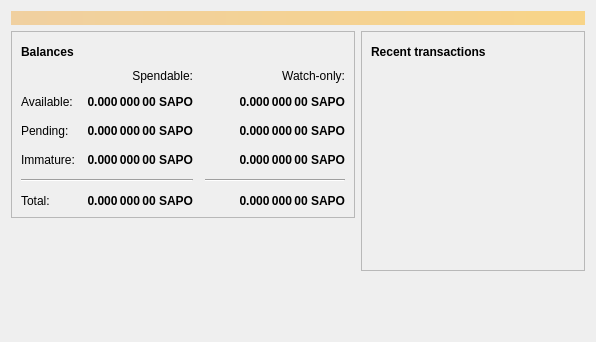
<?xml version="1.0" encoding="UTF-8"?>
<ui version="4.0">
 <class>OverviewPage</class>
 <widget class="QWidget" name="OverviewPage">
  <property name="geometry">
   <rect>
    <x>0</x>
    <y>0</y>
    <width>596</width>
    <height>342</height>
   </rect>
  </property>
  <property name="windowTitle">
   <string>Form</string>
  </property>
  <layout class="QVBoxLayout" name="topLayout">
   <item>
    <widget class="QLabel" name="labelAlerts">
     <property name="visible">
      <bool>false</bool>
     </property>
     <property name="styleSheet">
      <string notr="true">QLabel { background-color: qlineargradient(x1: 0, y1: 0, x2: 1, y2: 0, stop:0 #F0D0A0, stop:1 #F8D488); color:#000000; }</string>
     </property>
     <property name="wordWrap">
      <bool>true</bool>
     </property>
     <property name="margin">
      <number>3</number>
     </property>
     <property name="textInteractionFlags">
      <set>Qt::TextSelectableByMouse</set>
     </property>
    </widget>
   </item>
   <item>
    <layout class="QHBoxLayout" name="horizontalLayout" stretch="1,1">
     <item>
      <layout class="QVBoxLayout" name="verticalLayout_2">
       <item>
        <widget class="QFrame" name="frame">
         <property name="frameShape">
          <enum>QFrame::StyledPanel</enum>
         </property>
         <property name="frameShadow">
          <enum>QFrame::Raised</enum>
         </property>
         <layout class="QVBoxLayout" name="verticalLayout_4">
          <item>
           <layout class="QHBoxLayout" name="horizontalLayout_4">
            <item>
             <widget class="QLabel" name="label_5">
              <property name="font">
               <font>
                <weight>75</weight>
                <bold>true</bold>
               </font>
              </property>
              <property name="text">
               <string>Balances</string>
              </property>
             </widget>
            </item>
            <item>
             <widget class="QPushButton" name="labelWalletStatus">
              <property name="enabled">
               <bool>true</bool>
              </property>
              <property name="maximumSize">
               <size>
                <width>30</width>
                <height>16777215</height>
               </size>
              </property>
              <property name="toolTip">
               <string>The displayed information may be out of date. Your wallet automatically synchronizes with the SapoCoin network after a connection is established, but this process has not completed yet.</string>
              </property>
              <property name="text">
               <string/>
              </property>
              <property name="icon">
               <iconset resource="../bitcoin.qrc">
                <normaloff>:/icons/warning</normaloff>
                <disabledoff>:/icons/warning</disabledoff>:/icons/warning</iconset>
              </property>
              <property name="iconSize">
               <size>
                <width>24</width>
                <height>24</height>
               </size>
              </property>
              <property name="flat">
               <bool>true</bool>
              </property>
             </widget>
            </item>
            <item>
             <spacer name="horizontalSpacer_3">
              <property name="orientation">
               <enum>Qt::Horizontal</enum>
              </property>
              <property name="sizeHint" stdset="0">
               <size>
                <width>40</width>
                <height>20</height>
               </size>
              </property>
             </spacer>
            </item>
           </layout>
          </item>
          <item>
           <layout class="QGridLayout" name="gridLayout">
            <property name="spacing">
             <number>12</number>
            </property>
            <item row="2" column="2">
             <widget class="QLabel" name="labelWatchPending">
              <property name="font">
               <font>
                <weight>75</weight>
                <bold>true</bold>
               </font>
              </property>
              <property name="cursor">
               <cursorShape>IBeamCursor</cursorShape>
              </property>
              <property name="toolTip">
               <string>Unconfirmed transactions to watch-only addresses</string>
              </property>
              <property name="text">
               <string notr="true">0.000 000 00 SAPO</string>
              </property>
              <property name="alignment">
               <set>Qt::AlignRight|Qt::AlignTrailing|Qt::AlignVCenter</set>
              </property>
              <property name="textInteractionFlags">
               <set>Qt::LinksAccessibleByMouse|Qt::TextSelectableByKeyboard|Qt::TextSelectableByMouse</set>
              </property>
             </widget>
            </item>
            <item row="2" column="1">
             <widget class="QLabel" name="labelUnconfirmed">
              <property name="font">
               <font>
                <weight>75</weight>
                <bold>true</bold>
               </font>
              </property>
              <property name="cursor">
               <cursorShape>IBeamCursor</cursorShape>
              </property>
              <property name="toolTip">
               <string>Total of transactions that have yet to be confirmed, and do not yet count toward the spendable balance</string>
              </property>
              <property name="text">
               <string notr="true">0.000 000 00 SAPO</string>
              </property>
              <property name="alignment">
               <set>Qt::AlignRight|Qt::AlignTrailing|Qt::AlignVCenter</set>
              </property>
              <property name="textInteractionFlags">
               <set>Qt::LinksAccessibleByMouse|Qt::TextSelectableByKeyboard|Qt::TextSelectableByMouse</set>
              </property>
             </widget>
            </item>
            <item row="3" column="2">
             <widget class="QLabel" name="labelWatchImmature">
              <property name="font">
               <font>
                <weight>75</weight>
                <bold>true</bold>
               </font>
              </property>
              <property name="cursor">
               <cursorShape>IBeamCursor</cursorShape>
              </property>
              <property name="toolTip">
               <string>Mined balance in watch-only addresses that has not yet matured</string>
              </property>
              <property name="text">
               <string notr="true">0.000 000 00 SAPO</string>
              </property>
              <property name="alignment">
               <set>Qt::AlignRight|Qt::AlignTrailing|Qt::AlignVCenter</set>
              </property>
              <property name="textInteractionFlags">
               <set>Qt::LinksAccessibleByMouse|Qt::TextSelectableByKeyboard|Qt::TextSelectableByMouse</set>
              </property>
             </widget>
            </item>
            <item row="4" column="0" colspan="2">
             <widget class="Line" name="line">
              <property name="orientation">
               <enum>Qt::Horizontal</enum>
              </property>
             </widget>
            </item>
            <item row="4" column="2">
             <widget class="Line" name="lineWatchBalance">
              <property name="sizePolicy">
               <sizepolicy hsizetype="Preferred" vsizetype="Fixed">
                <horstretch>0</horstretch>
                <verstretch>0</verstretch>
               </sizepolicy>
              </property>
              <property name="minimumSize">
               <size>
                <width>140</width>
                <height>0</height>
               </size>
              </property>
              <property name="orientation">
               <enum>Qt::Horizontal</enum>
              </property>
             </widget>
            </item>
            <item row="5" column="0">
             <widget class="QLabel" name="labelTotalText">
              <property name="text">
               <string>Total:</string>
              </property>
             </widget>
            </item>
            <item row="3" column="1">
             <widget class="QLabel" name="labelImmature">
              <property name="font">
               <font>
                <weight>75</weight>
                <bold>true</bold>
               </font>
              </property>
              <property name="cursor">
               <cursorShape>IBeamCursor</cursorShape>
              </property>
              <property name="toolTip">
               <string>Mined balance that has not yet matured</string>
              </property>
              <property name="text">
               <string notr="true">0.000 000 00 SAPO</string>
              </property>
              <property name="alignment">
               <set>Qt::AlignRight|Qt::AlignTrailing|Qt::AlignVCenter</set>
              </property>
              <property name="textInteractionFlags">
               <set>Qt::LinksAccessibleByMouse|Qt::TextSelectableByKeyboard|Qt::TextSelectableByMouse</set>
              </property>
             </widget>
            </item>
            <item row="2" column="3">
             <spacer name="horizontalSpacer_2">
              <property name="orientation">
               <enum>Qt::Horizontal</enum>
              </property>
              <property name="sizeHint" stdset="0">
               <size>
                <width>40</width>
                <height>20</height>
               </size>
              </property>
             </spacer>
            </item>
            <item row="3" column="0">
             <widget class="QLabel" name="labelImmatureText">
              <property name="text">
               <string>Immature:</string>
              </property>
             </widget>
            </item>
            <item row="5" column="1">
             <widget class="QLabel" name="labelTotal">
              <property name="font">
               <font>
                <weight>75</weight>
                <bold>true</bold>
               </font>
              </property>
              <property name="cursor">
               <cursorShape>IBeamCursor</cursorShape>
              </property>
              <property name="toolTip">
               <string>Your current total balance</string>
              </property>
              <property name="text">
               <string notr="true">0.000 000 00 SAPO</string>
              </property>
              <property name="alignment">
               <set>Qt::AlignRight|Qt::AlignTrailing|Qt::AlignVCenter</set>
              </property>
              <property name="textInteractionFlags">
               <set>Qt::LinksAccessibleByMouse|Qt::TextSelectableByKeyboard|Qt::TextSelectableByMouse</set>
              </property>
             </widget>
            </item>
            <item row="5" column="2">
             <widget class="QLabel" name="labelWatchTotal">
              <property name="font">
               <font>
                <weight>75</weight>
                <bold>true</bold>
               </font>
              </property>
              <property name="cursor">
               <cursorShape>IBeamCursor</cursorShape>
              </property>
              <property name="toolTip">
               <string>Current total balance in watch-only addresses</string>
              </property>
              <property name="text">
               <string notr="true">0.000 000 00 SAPO</string>
              </property>
              <property name="alignment">
               <set>Qt::AlignRight|Qt::AlignTrailing|Qt::AlignVCenter</set>
              </property>
              <property name="textInteractionFlags">
               <set>Qt::LinksAccessibleByMouse|Qt::TextSelectableByKeyboard|Qt::TextSelectableByMouse</set>
              </property>
             </widget>
            </item>
            <item row="0" column="2">
             <widget class="QLabel" name="labelWatchonly">
              <property name="text">
               <string>Watch-only:</string>
              </property>
              <property name="alignment">
               <set>Qt::AlignRight|Qt::AlignTrailing|Qt::AlignVCenter</set>
              </property>
             </widget>
            </item>
            <item row="1" column="0">
             <widget class="QLabel" name="labelBalanceText">
              <property name="text">
               <string>Available:</string>
              </property>
             </widget>
            </item>
            <item row="1" column="1">
             <widget class="QLabel" name="labelBalance">
              <property name="font">
               <font>
                <weight>75</weight>
                <bold>true</bold>
               </font>
              </property>
              <property name="cursor">
               <cursorShape>IBeamCursor</cursorShape>
              </property>
              <property name="toolTip">
               <string>Your current spendable balance</string>
              </property>
              <property name="text">
               <string notr="true">0.000 000 00 SAPO</string>
              </property>
              <property name="alignment">
               <set>Qt::AlignRight|Qt::AlignTrailing|Qt::AlignVCenter</set>
              </property>
              <property name="textInteractionFlags">
               <set>Qt::LinksAccessibleByMouse|Qt::TextSelectableByKeyboard|Qt::TextSelectableByMouse</set>
              </property>
             </widget>
            </item>
            <item row="1" column="2">
             <widget class="QLabel" name="labelWatchAvailable">
              <property name="font">
               <font>
                <weight>75</weight>
                <bold>true</bold>
               </font>
              </property>
              <property name="cursor">
               <cursorShape>IBeamCursor</cursorShape>
              </property>
              <property name="toolTip">
               <string>Your current balance in watch-only addresses</string>
              </property>
              <property name="text">
               <string notr="true">0.000 000 00 SAPO</string>
              </property>
              <property name="alignment">
               <set>Qt::AlignRight|Qt::AlignTrailing|Qt::AlignVCenter</set>
              </property>
              <property name="textInteractionFlags">
               <set>Qt::LinksAccessibleByMouse|Qt::TextSelectableByKeyboard|Qt::TextSelectableByMouse</set>
              </property>
             </widget>
            </item>
            <item row="2" column="0">
             <widget class="QLabel" name="labelPendingText">
              <property name="text">
               <string>Pending:</string>
              </property>
             </widget>
            </item>
            <item row="0" column="1">
             <widget class="QLabel" name="labelSpendable">
              <property name="text">
               <string>Spendable:</string>
              </property>
              <property name="alignment">
               <set>Qt::AlignRight|Qt::AlignTrailing|Qt::AlignVCenter</set>
              </property>
             </widget>
            </item>
           </layout>
          </item>
         </layout>
        </widget>
       </item>
       <item>
        <spacer name="verticalSpacer">
         <property name="orientation">
          <enum>Qt::Vertical</enum>
         </property>
         <property name="sizeHint" stdset="0">
          <size>
           <width>20</width>
           <height>40</height>
          </size>
         </property>
        </spacer>
       </item>
      </layout>
     </item>
     <item>
      <layout class="QVBoxLayout" name="verticalLayout_3">
       <item>
        <widget class="QFrame" name="frame_2">
         <property name="frameShape">
          <enum>QFrame::StyledPanel</enum>
         </property>
         <property name="frameShadow">
          <enum>QFrame::Raised</enum>
         </property>
         <layout class="QVBoxLayout" name="verticalLayout">
          <item>
           <layout class="QHBoxLayout" name="horizontalLayout_2">
            <item>
             <widget class="QLabel" name="label_4">
              <property name="font">
               <font>
                <weight>75</weight>
                <bold>true</bold>
               </font>
              </property>
              <property name="text">
               <string>Recent transactions</string>
              </property>
             </widget>
            </item>
            <item>
             <widget class="QPushButton" name="labelTransactionsStatus">
              <property name="enabled">
               <bool>true</bool>
              </property>
              <property name="maximumSize">
               <size>
                <width>30</width>
                <height>16777215</height>
               </size>
              </property>
              <property name="toolTip">
               <string>The displayed information may be out of date. Your wallet automatically synchronizes with the SapoCoin network after a connection is established, but this process has not completed yet.</string>
              </property>
              <property name="text">
               <string/>
              </property>
              <property name="icon">
               <iconset resource="../bitcoin.qrc">
                <normaloff>:/icons/warning</normaloff>
                <disabledoff>:/icons/warning</disabledoff>:/icons/warning</iconset>
              </property>
              <property name="iconSize">
               <size>
                <width>24</width>
                <height>24</height>
               </size>
              </property>
              <property name="flat">
               <bool>true</bool>
              </property>
             </widget>
            </item>
            <item>
             <spacer name="horizontalSpacer">
              <property name="orientation">
               <enum>Qt::Horizontal</enum>
              </property>
              <property name="sizeHint" stdset="0">
               <size>
                <width>40</width>
                <height>20</height>
               </size>
              </property>
             </spacer>
            </item>
           </layout>
          </item>
          <item>
           <widget class="QListView" name="listTransactions">
            <property name="styleSheet">
             <string notr="true">QListView { background: transparent; }</string>
            </property>
            <property name="frameShape">
             <enum>QFrame::NoFrame</enum>
            </property>
            <property name="verticalScrollBarPolicy">
             <enum>Qt::ScrollBarAlwaysOff</enum>
            </property>
            <property name="horizontalScrollBarPolicy">
             <enum>Qt::ScrollBarAlwaysOff</enum>
            </property>
            <property name="selectionMode">
             <enum>QAbstractItemView::NoSelection</enum>
            </property>
           </widget>
          </item>
         </layout>
        </widget>
       </item>
       <item>
        <spacer name="verticalSpacer_2">
         <property name="orientation">
          <enum>Qt::Vertical</enum>
         </property>
         <property name="sizeHint" stdset="0">
          <size>
           <width>20</width>
           <height>40</height>
          </size>
         </property>
        </spacer>
       </item>
      </layout>
     </item>
    </layout>
   </item>
  </layout>
 </widget>
 <resources/>
 <connections/>
</ui>
